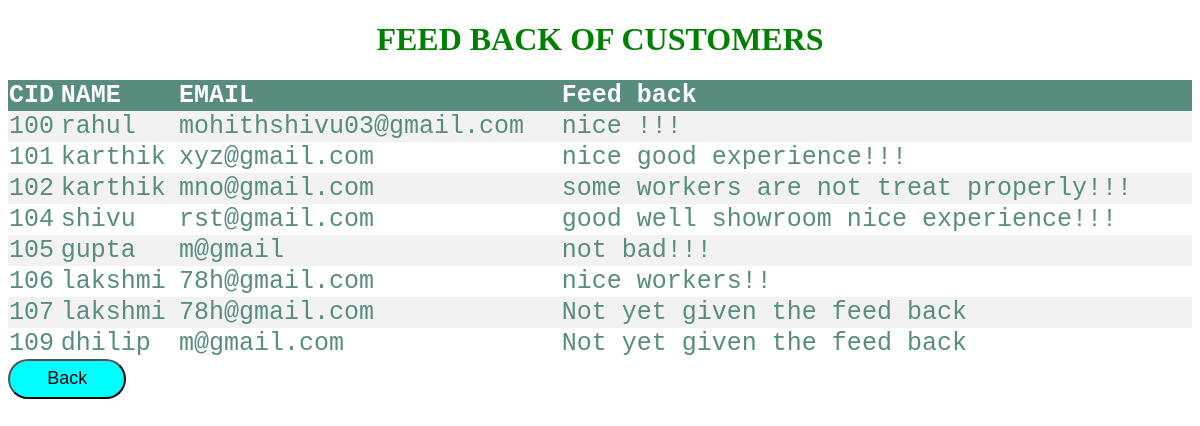
/afeedback.php, run on the app's committed database.
### tables this page shows
CREATE TABLE `customer` (
  `c_id` int(20) NOT NULL,
  `fname` varchar(220) NOT NULL,
  `lname` varchar(20) NOT NULL,
  `addr` varchar(40) NOT NULL,
  `cid` varchar(20) NOT NULL,
  `email` varchar(40) NOT NULL,
  `feedback` text DEFAULT NULL,
  `cost` int(11) DEFAULT NULL,
  `dob` date DEFAULT NULL
);

### afeedback.php (the view, shortened to what this page needs)
   <!DOCTYPE html>
   <html>
   <head>
   </head>
   <body>
<h1 style="color: 'green';postion: 'center';">FEED BACK OF CUSTOMERS</h1>
   <table>
   <tr>
<th> CID </th>
<th> NAME </th>
<th> EMAIL </th>
   <th> Feed back</th>
</tr>
   <?php
   $conn = mysqli_connect("localhost", "root", "", "car");
   $sql = "select * from customer ";
   $result = $conn->query($sql);
   if ($result->num_rows > 0) {
   while($row = $result->fetch_assoc()) {
   echo "<tr><td>".$row["c_id"]. "</td><td>" . $row["fname"] . "</td><td>".   $row["email"] . "</td><td>".$row["feedback"] . "</td></tr>";
   }
   echo "</table>";
   } else { echo "0 results"; }
   ?>
<a href="adminview.php"><button name="back" style="width:10%;color=aqua;position: 'relative'; top:50%;bored-size:40px;border-radius:10pxborder: none;
   outline: none;
   height: 40px;
   background: aqua;
   color: back;
justify-content: center;
left:50%;
   font-size: 18px;
   border-radius: 20px;">Back</button></a>
   </body>
   </html>

### afeedback.php (style rules this page uses)
table { border-collapse: collapse; width: 100%; color: #588c7e; font-family: monospace; font-size: 25px; text-align: left; }
th { background-color: #588c7e; color: white; }
tr:nth-child(even) { background-color: #f2f2f2 }
h1 { color: green; background-position: center; position: center; text-align: center; }

### data on the page
customer: c_id "100", fname "rahul", email "mohithshivu03@gmail.com", feedback "nice !!!"
customer: c_id "101", fname "karthik", email "xyz@gmail.com", feedback "nice good experience!!!"
customer: c_id "102", fname "karthik", email "mno@gmail.com", feedback "some workers are not treat properly!!!"
customer: c_id "104", fname "shivu", email "rst@gmail.com", feedback "good well showroom nice experience!!!"
customer: c_id "105", fname "gupta", email "m@gmail", feedback "not bad!!!"
customer: c_id "106", fname "lakshmi", email "78h@gmail.com", feedback "nice workers!!"
customer: c_id "107", fname "lakshmi", email "78h@gmail.com", feedback "Not yet given the feed back"
customer: c_id "109", fname "dhilip", email "m@gmail.com", feedback "Not yet given the feed back"
